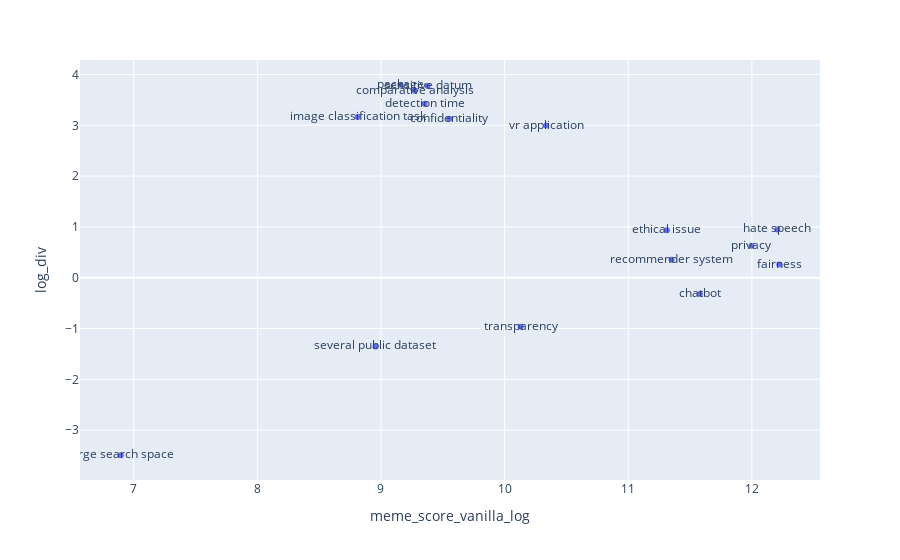

Here is the notebook cell this chart was saved with:
### Code cell
fig = px.scatter(chosen_clusters, y='log_div', x='meme_score_vanilla_log',text="most_common")
fig.show()

### Figure 1 — Plotly figure (JSON) as saved in the notebook; plotly's stock layout.template omitted (floating-point values rounded to 4 significant figures)
{"data": [{"hovertemplate": "meme_score_vanilla_log=%{x}<br>log_div=%{y}<br>most_common=%{text}<extra></extra>", "legendgroup": "", "marker": {"color": "#636efa", "symbol": "circle"}, "mode": "markers+text", "name": "", "orientation": "v", "showlegend": false, "text": ["large search space", "sensitive datum", "transparency", "ethical issue", "fairness", "vr application", "privacy", "several public dataset", "package", "chatbot", "confidentiality", "hate speech", "detection time", "recommender system", "image classification task", "comparative analysis"], "x": [6.896, 9.378, 10.13, 11.31, 12.22, 10.34, 12.0, 8.956, 9.156, 11.58, 9.553, 12.21, 9.353, 11.35, 8.811, 9.271], "xaxis": "x", "y": [-3.495, 3.773, -0.9651, 0.933, 0.2587, 2.996, 0.6295, -1.353, 3.799, -0.3205, 3.128, 0.9504, 3.427, 0.3555, 3.164, 3.68], "yaxis": "y", "type": "scatter"}], "layout": {"xaxis": {"anchor": "y", "domain": [0.0, 1.0], "title": {"text": "meme_score_vanilla_log"}}, "yaxis": {"anchor": "x", "domain": [0.0, 1.0], "title": {"text": "log_div"}}, "legend": {"tracegroupgap": 0}, "margin": {"t": 60}}}
